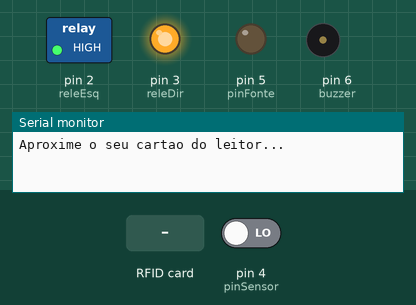
The sketch below on a simulated Arduino Uno, built with avr-gcc and run on an emulated ATmega328P. On the bench: switched loads named in the sketch (green lamp = pin HIGH), output pins drawn as LEDs (lit = HIGH), buzzer (waves = sounding), the last lines printed to the serial monitor. Inputs (shaded band) come from the test bench; at power-on: pin 4 (pinSensor) LOW. Pins used as bus, display or sensor lines are not drawn.

Above: at 1.2 s.
1.3 s: RFID card F2 77 26 2C held to the reader
At 4.0 s:
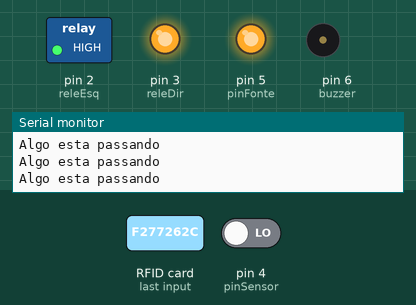
4.3 s: pin 4 (pinSensor) driven HIGH
At 6.4 s:
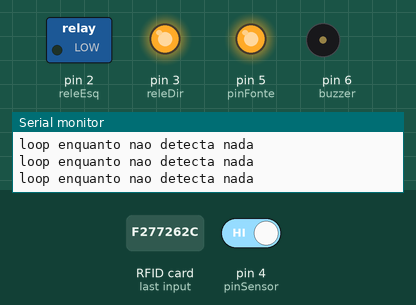
7.3 s: RFID card 5E 7A 19 C4 held to the reader
At 7.9 s:
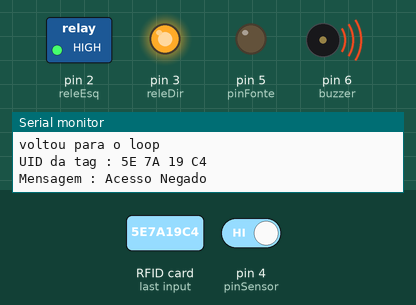
Timing chart, 0 to 10.3 s (numbered marks = the images above; inputs shaded):
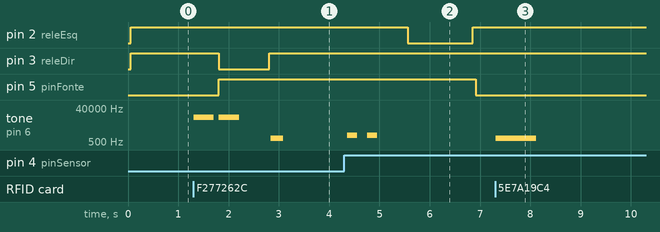

The sketch:

codigoSeguro.ino
```cpp
#include <SPI.h>
#include <MFRC522.h>

#define SS_PIN 10
#define RST_PIN 9
MFRC522 mfrc522(SS_PIN, RST_PIN);   // Create MFRC522 instance.
const int releEsq = 2; //rele 1
const int releDir = 3; // rele 2
const int pinSensor = 4; // pino do sensor
const int pinFonte = 5; // pino da fonte do sensor
const int buzzer = 6;
int c = 0;

char st[20];

void setup()
{
  Serial.begin(9600);   // Inicia a serial
  SPI.begin();      // Inicia  SPI bus
  mfrc522.PCD_Init();   // Inicia MFRC522
  pinMode(releEsq, OUTPUT);
  pinMode(releDir, OUTPUT);
  pinMode(buzzer, OUTPUT);
  pinMode(pinSensor, INPUT);
  pinMode(pinFonte, OUTPUT);

  Serial.println("Aproxime o seu cartao do leitor...");
  Serial.println();

}


void loop()
{
  inicio: ;
  digitalWrite(pinFonte, LOW); // sensor desligado por padrao
  digitalWrite(releEsq, HIGH); // rele esquerdo desligado por padrao
  digitalWrite(releDir, HIGH); // rele direito desligado por padrao

  // Look for new cards
  if ( ! mfrc522.PICC_IsNewCardPresent())
  {
    return;
  }
  // Select one of the cards
  if ( ! mfrc522.PICC_ReadCardSerial())
  {
    return;
  }
  //Mostra UID na serial
  Serial.print("UID da tag :");
  String conteudo= "";
  byte letra;
  for (byte i = 0; i < mfrc522.uid.size; i++)
  {
     Serial.print(mfrc522.uid.uidByte[i] < 0x10 ? " 0" : " ");
     Serial.print(mfrc522.uid.uidByte[i], HEX);
     conteudo.concat(String(mfrc522.uid.uidByte[i] < 0x10 ? " 0" : " "));
     conteudo.concat(String(mfrc522.uid.uidByte[i], HEX));
  }
  Serial.println();
  Serial.print("Mensagem : ");
  conteudo.toUpperCase();


  if (conteudo.substring(1) == "F2 77 26 2C") //se o cartao inserido for o cadastrado
  {
    Serial.println("Acesso Garantido");
    tone(buzzer,12000,400);
    delay(500);
    tone(buzzer,12000,400);
    digitalWrite(pinFonte, HIGH); // ligar o sensor
        abrirPortao();


  } else { //se o cartao inserido nao for o cadastrado
    Serial.println("Acesso Negado");
        tone(buzzer,800,800);
        goto inicio;
  }

  fecharPortao();
    Serial.println("voltou para o loop");
    goto inicio;
}


int abrirPortao(){
  Serial.println("Abrindo Portao");
  digitalWrite(releDir, LOW);
  delay(1000);
  digitalWrite(releDir, HIGH);
  return 0;
}

int fecharPortao(){

   int j = 0;
   int tempoPortao = 40;


  Serial.println("Processando fechamento");
  bool estadoSensor = digitalRead(pinSensor); // ler estado do sensor

  do{
    Serial.println("aguardando passagem do veiculo");
    estadoSensor = digitalRead(pinSensor); // ler estado do sensor
  } while(estadoSensor);// enquanto nao ha objeto


    do{
        Serial.println("Algo esta passando");


         if(c==1){
            tone(buzzer,800,250);
         } else{
            digitalWrite(buzzer,LOW);
          }

        c++;
        estadoSensor = digitalRead(pinSensor); // ler estado do sensor
      } while(!estadoSensor); // quando sensor detectar algo

    c = 0;


    if(estadoSensor){ // quando sensor nao detectar

      Serial.println("Objeto passou pelo portao. Fechando...");
      tone(buzzer,1200,200);
      delay(400);
      tone(buzzer,1200,200);
      delay(800);


      loopSensor: ;
     do{

         if(j <= tempoPortao){ // quando o portao fechar completamente
            estadoSensor = digitalRead(pinSensor);
            Serial.println("loop enquanto nao detecta nada");
            digitalWrite(releEsq,LOW);

          }else{
            digitalWrite(releEsq,HIGH);
            Serial.println("aqui ele volta");
            goto terminar;
            }

        j++;
      }while(estadoSensor); // enquanto nao detectar
    }


      if(j<tempoPortao){
      if(!estadoSensor){ // sensor detectou algo enquanto fechava

        Serial.println("algo foi detectado enquanto a porta fechava");

          do{
              digitalWrite(releEsq,HIGH);
              estadoSensor = digitalRead(pinSensor);
              Serial.println("loop para manter a porta parada enquanto algo passa");

            }while(!estadoSensor); // mantenha porta parada enquanto algo estiver passado.


                goto loopSensor;


        }
      }
      terminar: ;
      Serial.println("chegou no fim");
      return 0;
  }
```

Measured:
- after the input at 1.3 s, pin 3 (releDir): HIGH → LOW after 0.51 s, → HIGH 1.0 s later; pin 5 (pinFonte): LOW → HIGH after 0.51 s; tone on pin 6 (buzzer): plays 12000 Hz for 0.40 s, 12000 Hz for 0.40 s, 800 Hz for 0.25 s, starting at once
- after the input at 4.3 s, pin 2 (releEsq): HIGH → LOW after 1.3 s, → HIGH 1.3 s later; pin 5 (pinFonte): HIGH → LOW after 2.6 s; tone on pin 6 (buzzer): alternates 1200 Hz for 0.20 s and silent for 0.20 s, 4 changes in all, then stays silent, starting after 0.06 s
- after the input at 7.3 s, tone on pin 6 (buzzer): silent → 800 Hz at once, → silent 0.80 s later
